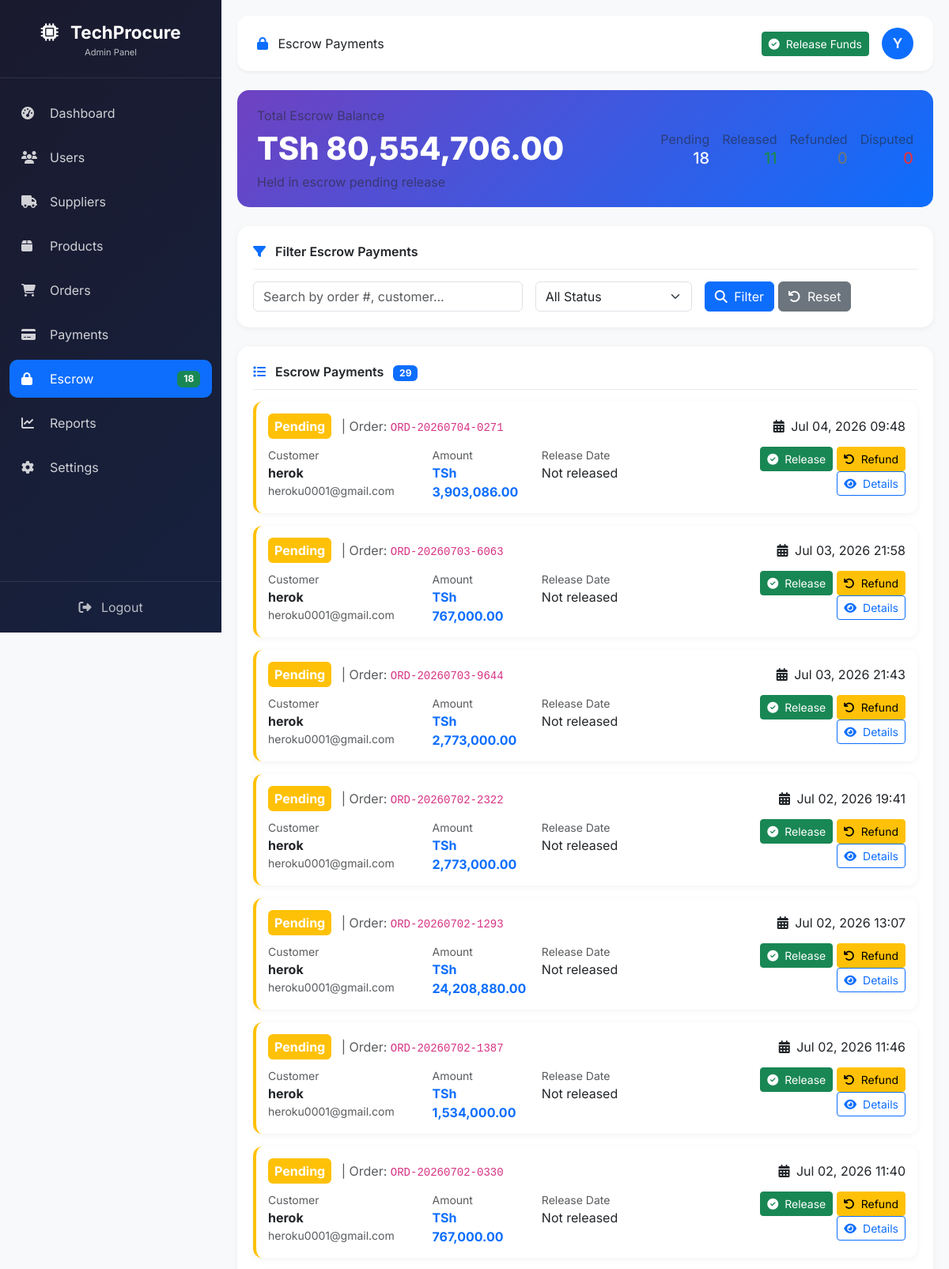
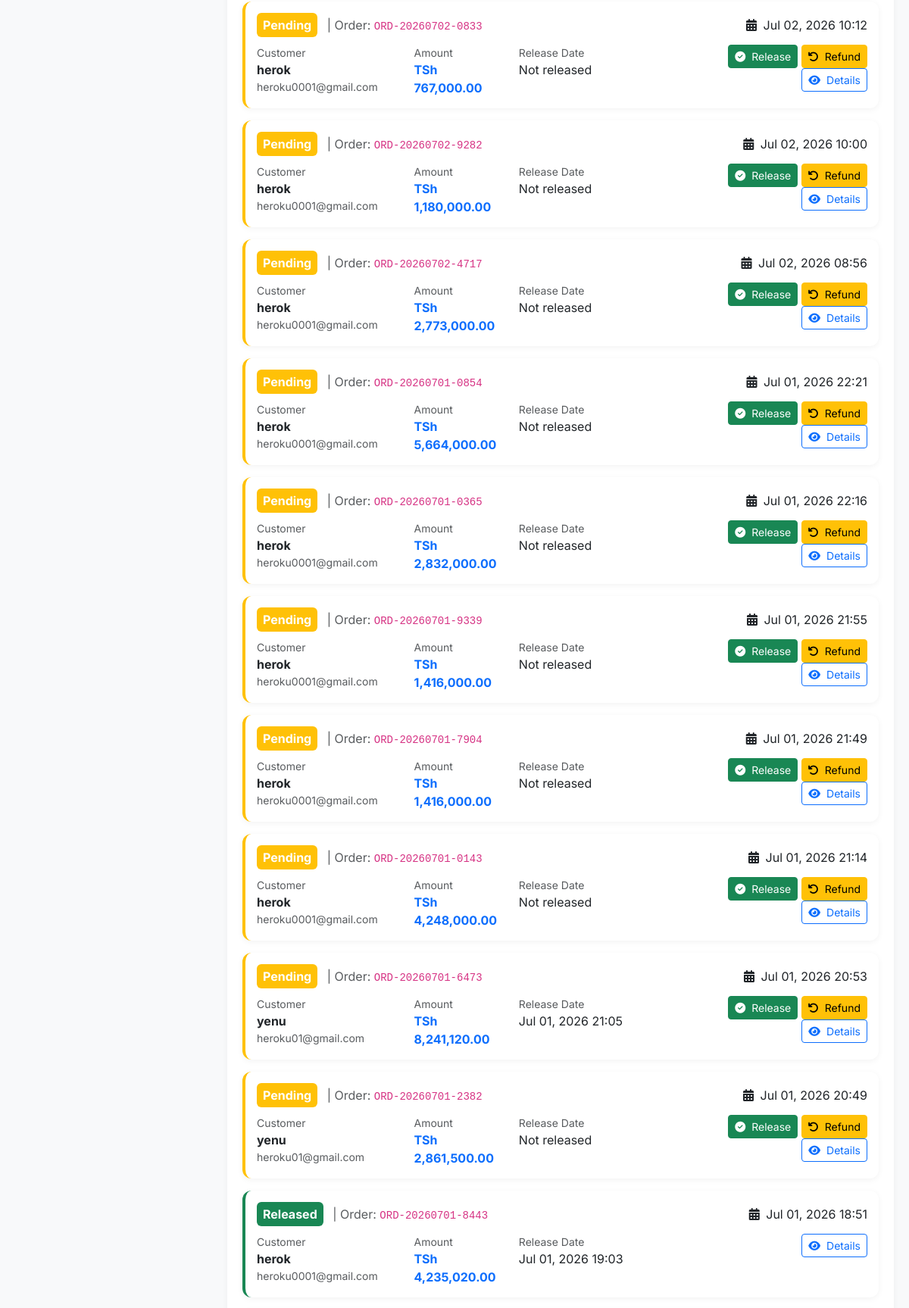
Screenshot of /Techprocure17/admin/payments/escrow-payments.php (signed in, upper part) with the database file from the repository (2 pictures, top to bottom).
### tables this page shows
CREATE TABLE `escrow_payments` (
  `id` int(11) NOT NULL,
  `order_id` int(11) NOT NULL,
  `amount` decimal(15,2) NOT NULL,
  `status` enum('pending','released','refunded','disputed') DEFAULT 'pending',
  `release_date` datetime DEFAULT NULL,
  `refund_date` datetime DEFAULT NULL,
  `created_at` datetime DEFAULT current_timestamp(),
  `updated_at` datetime DEFAULT NULL ON UPDATE current_timestamp()
);

CREATE TABLE `orders` (
  `id` int(11) NOT NULL,
  `customer_id` int(11) DEFAULT NULL,
  `order_number` varchar(50) NOT NULL,
  `buyer_id` int(11) DEFAULT NULL,
  `user_id` int(11) NOT NULL,
  `supplier_id` int(11) DEFAULT NULL,
  `quotation_id` int(11) DEFAULT NULL,
  `quotation_response_id` int(11) DEFAULT NULL,
  `po_number` varchar(100) DEFAULT NULL,
  `order_status` enum('pending','confirmed','processing','shipped','delivered','completed','cancelled') DEFAULT 'pending',
  `payment_status` enum('pending','paid','failed','refunded','partial') DEFAULT 'pending',
  `subtotal` decimal(15,2) NOT NULL,
  `discount_amount` decimal(15,2) DEFAULT 0.00,
  `tax_amount` decimal(15,2) DEFAULT 0.00,
  `shipping_cost` decimal(15,2) DEFAULT 0.00,
  `total_amount` decimal(15,2) NOT NULL,
  `total_amount_tsh` decimal(15,2) DEFAULT 0.00,
  `total_savings` decimal(15,2) DEFAULT 0.00,
  `currency` varchar(3) DEFAULT 'TSh',
  `payment_method` varchar(50) DEFAULT NULL,
  `transaction_id` varchar(255) DEFAULT NULL,
  `shipping_address` text DEFAULT NULL,
  `billing_address` text DEFAULT NULL,
  `tracking_number` varchar(100) DEFAULT NULL,
  `estimated_delivery` date DEFAULT NULL,
  `delivered_at` datetime DEFAULT NULL,
  `cancelled_at` datetime DEFAULT NULL,
  `cancellation_reason` text DEFAULT NULL,
  `notes` text DEFAULT NULL,
  `internal_notes` text DEFAULT NULL,
  `created_at` datetime DEFAULT current_timestamp(),
  `updated_at` datetime DEFAULT NULL ON UPDATE current_timestamp()
);

CREATE TABLE `users` (
  `id` int(11) NOT NULL,
  `username` varchar(100) NOT NULL,
  `email` varchar(255) NOT NULL,
  `password_hash` varchar(255) NOT NULL,
  `full_name` varchar(200) DEFAULT NULL,
  `first_name` varchar(100) DEFAULT NULL,
  `last_name` varchar(100) DEFAULT NULL,
  `phone` varchar(20) DEFAULT NULL,
  `company_name` varchar(200) DEFAULT NULL,
  `company_address` text DEFAULT NULL,
  `city` varchar(100) DEFAULT NULL,
  `region` varchar(100) DEFAULT NULL,
  `tin_number` varchar(50) DEFAULT NULL,
  `role_id` int(11) DEFAULT NULL,
  `user_type` enum('customer','supplier','admin') DEFAULT 'customer',
  `status` enum('active','inactive','pending','suspended') DEFAULT 'active',
  `is_active` tinyint(1) DEFAULT 1,
  `email_verified` tinyint(1) DEFAULT 0,
  `phone_verified` tinyint(1) DEFAULT 0,
  `profile_image` varchar(255) DEFAULT NULL,
  `last_login` datetime DEFAULT NULL,
  `last_ip` varchar(45) DEFAULT NULL,
  `created_at` datetime DEFAULT current_timestamp(),
  `updated_at` datetime DEFAULT NULL ON UPDATE current_timestamp(),
  `remember_token` varchar(64) DEFAULT NULL,
  `token_expires` datetime DEFAULT NULL,
  `role` int(11) DEFAULT NULL,
  `address` text DEFAULT NULL,
  `postal_code` varchar(20) DEFAULT NULL,
  `country` varchar(100) DEFAULT 'Tanzania'
);

### Techprocure17/includes/functions.php (called while the page is built, shortened)
<?php
if (!function_exists('formatPrice')) {
    function formatPrice($price) {
        return 'TSh ' . number_format((float)$price, 2);
    }
}
if (!function_exists('formatDateTime')) {
    function formatDateTime($date) {
        return date('M d, Y H:i', strtotime($date));
    }
}

### Techprocure17/admin/payments/escrow-payments.php (the view, shortened to what this page needs)
<?php
require_once '../../includes/functions.php';
$db = getDB();
$filter = isset($_GET['filter']) ? trim($_GET['filter']) : 'all';
$search = isset($_GET['search']) ? trim($_GET['search']) : '';
$page = isset($_GET['page']) ? (int)$_GET['page'] : 1;
$limit = 20;
$offset = ($page - 1) * $limit;
$where_conditions = ["1=1"];
$params = [];
$where_clause = implode(" AND ", $where_conditions);
$total_escrow = 0;
try {
    $count_sql = "SELECT COUNT(*) as total FROM escrow_payments e
                  LEFT JOIN orders o ON e.order_id = o.id
                  LEFT JOIN users u ON o.user_id = u.id
                  WHERE $where_clause";
    $stmt = $db->prepare($count_sql);
    $stmt->execute($params);
    $total_escrow = (int)$stmt->fetchColumn();
} catch (PDOException $e) {
    $total_escrow = 0;
    $total_pages = 1;
}
$escrow_payments = [];
try {
    $sql = "SELECT e.*,
                   o.order_number,
                   u.full_name as customer_name, u.email as customer_email,
                   (SELECT COUNT(*) FROM escrow_transactions WHERE escrow_id = e.id) as transaction_count
            FROM escrow_payments e
            LEFT JOIN orders o ON e.order_id = o.id
            LEFT JOIN users u ON o.user_id = u.id
            WHERE $where_clause
            ORDER BY e.created_at DESC
            LIMIT ? OFFSET ?";
    $params[] = $limit;
    $params[] = $offset;
    $stmt = $db->prepare($sql);
    $stmt->execute($params);
    if ($stmt->rowCount() > 0) {
        $escrow_payments = $stmt->fetchAll();
    }
} catch (PDOException $e) {
    $escrow_payments = [];
}
$stats = [];
try {
    $stmt = $db->query("SELECT SUM(amount) as total FROM escrow_payments WHERE status = 'pending'");
    $stats['total_balance'] = $stmt->fetchColumn() ?? 0;
    $stats['total'] = $db->query("SELECT COUNT(*) FROM escrow_payments")->fetchColumn();
    $stats['pending'] = $db->query("SELECT COUNT(*) FROM escrow_payments WHERE status = 'pending'")->fetchColumn();
    $stats['released'] = $db->query("SELECT COUNT(*) FROM escrow_payments WHERE status = 'released'")->fetchColumn();
    $stats['refunded'] = $db->query("SELECT COUNT(*) FROM escrow_payments WHERE status = 'refunded'")->fetchColumn();
    $stats['disputed'] = $db->query("SELECT COUNT(*) FROM escrow_payments WHERE status = 'disputed'")->fetchColumn();
} catch (PDOException $e) {
    $stats = [
        'total_balance' => 0,
        'total' => 0,
        'pending' => 0,
        'released' => 0,
        'refunded' => 0,
        'disputed' => 0
    ];
}
if (!function_exists('getEscrowBadge')) {
    function getEscrowBadge($status) {
        $colors = [
            'pending' => 'warning',
            'released' => 'success',
            'refunded' => 'secondary',
            'disputed' => 'danger'
        ];
        return $colors[$status] ?? 'secondary';
    }
}
?>
<!DOCTYPE html>
<html lang="en">
<head>
    <link href="https://cdn.jsdelivr.net/npm/bootstrap@5.3.0/dist/css/bootstrap.min.css" rel="stylesheet">
    <link rel="stylesheet" href="https://cdnjs.cloudflare.com/ajax/libs/font-awesome/6.4.0/css/all.min.css">
</head>
<body>
<div class="sidebar" id="sidebar">
    <div class="brand">
        <i class="fas fa-microchip"></i> TechProcure
        <small>Admin Panel</small>
    </div>
    <div class="nav flex-column mt-3">
        <div class="nav-item">
            <a href="../dashboard.php" class="nav-link">
                <i class="fas fa-tachometer-alt"></i> Dashboard
            </a>
        </div>
        <div class="nav-item">
            <a href="../users/manage-users.php" class="nav-link">
                <i class="fas fa-users"></i> Users
            </a>
        </div>
        <div class="nav-item">
            <a href="../suppliers/manage-suppliers.php" class="nav-link">
                <i class="fas fa-truck"></i> Suppliers
            </a>
        </div>
        <div class="nav-item">
            <a href="../products/manage-products.php" class="nav-link">
                <i class="fas fa-box"></i> Products
            </a>
        </div>
        <div class="nav-item">
            <a href="../orders/manage-orders.php" class="nav-link">
                <i class="fas fa-shopping-cart"></i> Orders
            </a>
        </div>
        <div class="nav-item">
            <a href="transactions.php" class="nav-link">
                <i class="fas fa-credit-card"></i> Payments
            </a>
        </div>
        <div class="nav-item">
            <a href="escrow-payments.php" class="nav-link active">
                <i class="fas fa-lock"></i> Escrow
                <?php if($stats['pending'] > 0): ?>
                    <span class="badge bg-success"><?php echo $stats['pending']; ?></span>
                <?php endif; ?>
            </a>
        </div>
        <div class="nav-item">
            <a href="../reports/sales-report.php" class="nav-link">
                <i class="fas fa-chart-line"></i> Reports
            </a>
        </div>
        <div class="nav-item">
            <a href="../settings/general-settings.php" class="nav-link">
                <i class="fas fa-cog"></i> Settings
            </a>
        </div>
    </div>
    <div class="sidebar-footer">
        <a href="../../auth/logout.php">
            <i class="fas fa-sign-out-alt me-2"></i> Logout
        </a>
    </div>
</div>
<div class="main-content" id="mainContent">
    <div class="top-navbar">
        <div class="welcome-text">
            <i class="fas fa-lock me-2 text-primary"></i> Escrow Payments
        </div>
        <div class="d-flex align-items-center gap-3">
            <a href="release-funds.php" class="btn btn-success btn-sm">
                <i class="fas fa-check-circle me-1"></i> Release Funds
            </a>
            <div class="admin-avatar">
                <?php echo strtoupper(substr($_SESSION['user_name'] ?? 'A', 0, 1)); ?>
            </div>
        </div>
    </div>
    <div class="balance-banner">
        <div class="row align-items-center">
            <div class="col-md-6">
                <div class="text-muted opacity-75">Total Escrow Balance</div>
                <div class="amount"><?php echo formatPrice($stats['total_balance']); ?></div>
                <div class="text-muted opacity-75">Held in escrow pending release</div>
            </div>
            <div class="col-md-6 text-md-end">
                <div class="d-flex flex-wrap justify-content-md-end gap-3">
                    <div>
                        <div class="text-muted opacity-75">Pending</div>
                        <div class="h5 mb-0"><?php echo number_format($stats['pending']); ?></div>
                    </div>
                    <div>
                        <div class="text-muted opacity-75">Released</div>
                        <div class="h5 mb-0 text-success"><?php echo number_format($stats['released']); ?></div>
                    </div>
                    <div>
                        <div class="text-muted opacity-75">Refunded</div>
                        <div class="h5 mb-0 text-secondary"><?php echo number_format($stats['refunded']); ?></div>
                    </div>
                    <div>
                        <div class="text-muted opacity-75">Disputed</div>
                        <div class="h5 mb-0 text-danger"><?php echo number_format($stats['disputed']); ?></div>
                    </div>
                </div>
            </div>
        </div>
    </div>
    <div class="data-card">
        <div class="card-title">
            <i class="fas fa-filter"></i> Filter Escrow Payments
        </div>
        <form method="GET" action="" class="row g-3">
            <div class="col-md-5">
                <input type="text" name="search" class="form-control" placeholder="Search by order #, customer..." value="<?php echo htmlspecialchars($search); ?>">
            </div>
            <div class="col-md-3">
                <select name="filter" class="form-select">
                    <option value="all" <?php echo $filter == 'all' ? 'selected' : ''; ?>>All Status</option>
                </select>
            </div>
            <div class="col-md-4">
                <button type="submit" class="btn btn-primary"><i class="fas fa-search me-1"></i> Filter</button>
                <a href="escrow-payments.php" class="btn btn-secondary"><i class="fas fa-undo me-1"></i> Reset</a>
            </div>
        </form>
    </div>
    <div class="data-card">
        <div class="card-title">
            <i class="fas fa-list"></i> Escrow Payments
            <span class="badge bg-primary ms-2"><?php echo number_format($total_escrow); ?></span>
        </div>
        <?php if (!empty($escrow_payments)): ?>
            <?php foreach($escrow_payments as $escrow): ?>
            <div class="escrow-card" style="border-left-color: <?php echo $escrow['status'] == 'released' ? '#198754' : ($escrow['status'] == 'refunded' ? '#6c757d' : ($escrow['status'] == 'disputed' ? '#dc3545' : '#ffc107')); ?>;">
                <div class="escrow-header">
                    <div>
                        <span class="badge bg-<?php echo getEscrowBadge($escrow['status']); ?> fs-6 p-2">
                            <?php echo ucfirst($escrow['status']); ?>
                        </span>
                        <span class="text-muted ms-2">| Order: <code><?php echo htmlspecialchars($escrow['order_number'] ?? 'N/A'); ?></code></span>
                    </div>
                    <div class="escrow-date">
                        <i class="fas fa-calendar-alt me-1"></i>
                        <?php echo formatDateTime($escrow['created_at']); ?>
                    </div>
                </div>
                <div class="row">
                    <div class="col-md-3">
                        <div class="text-muted small">Customer</div>
                        <div class="fw-bold"><?php echo htmlspecialchars($escrow['customer_name'] ?? 'N/A'); ?></div>
                        <div class="small text-muted"><?php echo htmlspecialchars($escrow['customer_email'] ?? ''); ?></div>
                    </div>
                    <div class="col-md-2">
                        <div class="text-muted small">Amount</div>
                        <div class="fw-bold text-primary"><?php echo formatPrice($escrow['amount']); ?></div>
                    </div>
                    <div class="col-md-3">
                        <div class="text-muted small">Release Date</div>
                        <div><?php echo $escrow['release_date'] ? formatDateTime($escrow['release_date']) : 'Not released'; ?></div>
                    </div>
                    <div class="col-md-4 text-end">
                        <?php if($escrow['status'] == 'pending'): ?>
                            <a href="?release=<?php echo $escrow['id']; ?>" class="btn btn-sm btn-success" onclick="return confirm('Release this escrow payment?')">
                                <i class="fas fa-check-circle me-1"></i> Release
                            </a>
                            <a href="?refund=<?php echo $escrow['id']; ?>" class="btn btn-sm btn-warning" onclick="return confirm('Refund this escrow payment?')">
                                <i class="fas fa-undo me-1"></i> Refund
                            </a>
                        <?php endif; ?>
                        <a href="escrow-details.php?id=<?php echo $escrow['id']; ?>" class="btn btn-sm btn-outline-primary">
                            <i class="fas fa-eye me-1"></i> Details
                        </a>
                    </div>
                </div>
            </div>
            <?php endforeach; ?>
        <?php endif; ?>
    </div>
</div>
</body>
</html>

### rows the page displays
escrow_payments: status "Pending", order.order_number "ORD-20260704-0271", created_at "Jul 04, 2026 09:48", users.full_name "herok", users.email "heroku0001@gmail.com", amount "TSh 3,903,086.00", shows "Not released"
escrow_payments: status "Pending", order.order_number "ORD-20260703-6063", created_at "Jul 03, 2026 21:58", users.full_name "herok", users.email "heroku0001@gmail.com", amount "TSh 767,000.00", shows "Not released"
escrow_payments: status "Pending", order.order_number "ORD-20260703-9644", created_at "Jul 03, 2026 21:43", users.full_name "herok", users.email "heroku0001@gmail.com", amount "TSh 2,773,000.00", shows "Not released"
escrow_payments: status "Pending", order.order_number "ORD-20260702-2322", created_at "Jul 02, 2026 19:41", users.full_name "herok", users.email "heroku0001@gmail.com", amount "TSh 2,773,000.00", shows "Not released"
escrow_payments: status "Pending", order.order_number "ORD-20260702-1293", created_at "Jul 02, 2026 13:07", users.full_name "herok", users.email "heroku0001@gmail.com", amount "TSh 24,208,880.00", shows "Not released"
escrow_payments: status "Pending", order.order_number "ORD-20260702-1387", created_at "Jul 02, 2026 11:46", users.full_name "herok", users.email "heroku0001@gmail.com", amount "TSh 1,534,000.00", shows "Not released"
escrow_payments: status "Pending", order.order_number "ORD-20260702-0330", created_at "Jul 02, 2026 11:40", users.full_name "herok", users.email "heroku0001@gmail.com", amount "TSh 767,000.00", shows "Not released"
escrow_payments: status "Pending", order.order_number "ORD-20260702-0833", created_at "Jul 02, 2026 10:12", users.full_name "herok", users.email "heroku0001@gmail.com", amount "TSh 767,000.00", shows "Not released"
escrow_payments: status "Pending", order.order_number "ORD-20260702-9282", created_at "Jul 02, 2026 10:00", users.full_name "herok", users.email "heroku0001@gmail.com", amount "TSh 1,180,000.00", shows "Not released"
escrow_payments: status "Pending", order.order_number "ORD-20260702-4717", created_at "Jul 02, 2026 08:56", users.full_name "herok", users.email "heroku0001@gmail.com", amount "TSh 2,773,000.00", shows "Not released"
escrow_payments: status "Pending", order.order_number "ORD-20260701-0854", created_at "Jul 01, 2026 22:21", users.full_name "herok", users.email "heroku0001@gmail.com", amount "TSh 5,664,000.00", shows "Not released"
escrow_payments: status "Pending", order.order_number "ORD-20260701-0365", created_at "Jul 01, 2026 22:16", users.full_name "herok", users.email "heroku0001@gmail.com", amount "TSh 2,832,000.00", shows "Not released"
escrow_payments: status "Pending", order.order_number "ORD-20260701-9339", created_at "Jul 01, 2026 21:55", users.full_name "herok", users.email "heroku0001@gmail.com", amount "TSh 1,416,000.00", shows "Not released"
escrow_payments: status "Pending", order.order_number "ORD-20260701-7904", created_at "Jul 01, 2026 21:49", users.full_name "herok", users.email "heroku0001@gmail.com", amount "TSh 1,416,000.00", shows "Not released"
escrow_payments: status "Pending", order.order_number "ORD-20260701-0143", created_at "Jul 01, 2026 21:14", users.full_name "herok", users.email "heroku0001@gmail.com", amount "TSh 4,248,000.00", shows "Not released"
escrow_payments: status "Pending", order.order_number "ORD-20260701-6473", created_at "Jul 01, 2026 20:53", users.full_name "yenu", users.email "heroku01@gmail.com", amount "TSh 8,241,120.00", release_date "Jul 01, 2026 21:05"
escrow_payments: status "Pending", order.order_number "ORD-20260701-2382", created_at "Jul 01, 2026 20:49", users.full_name "yenu", users.email "heroku01@gmail.com", amount "TSh 2,861,500.00", shows "Not released"
escrow_payments: status "Released", order.order_number "ORD-20260701-8443", created_at "Jul 01, 2026 18:51", users.full_name "herok", users.email "heroku0001@gmail.com", amount "TSh 4,235,020.00", release_date "Jul 01, 2026 19:03"

### other values shown
$stats['pending'] "18"
substr($_SESSION['user_name'] ?? 'A', 0, 1) "Y"
formatPrice($stats['total_balance']) "TSh 80,554,706.00"
$total_escrow "29"
